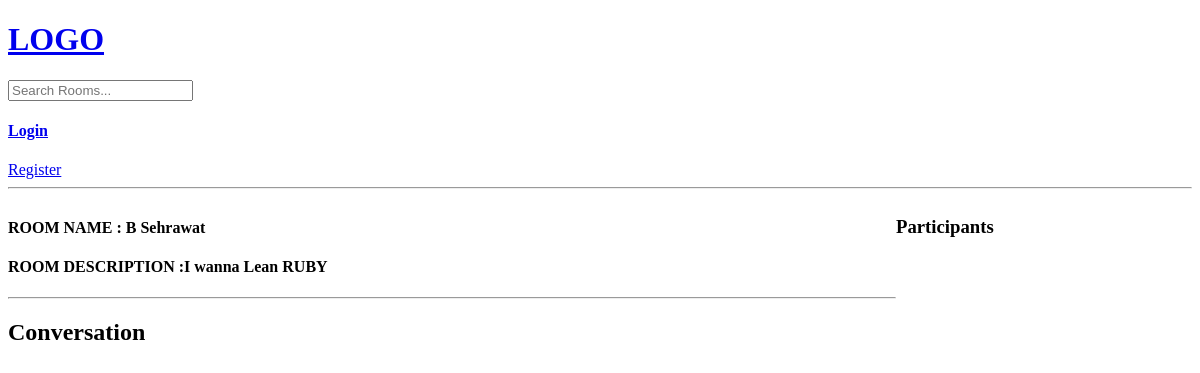
Page /room/22 on the earlier database version.
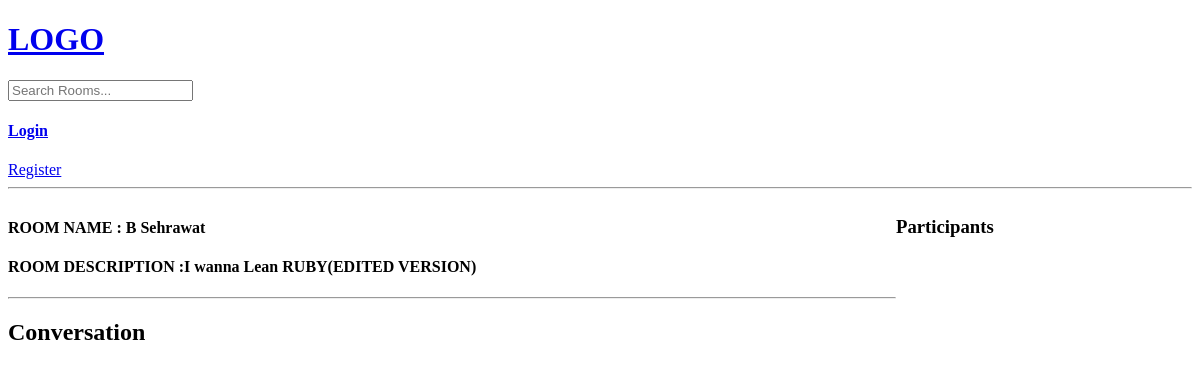
Same page on the later database version.
### base/models.py (models this page shows, shortened)
class Room(models.Model):
    host=models.ForeignKey(User,on_delete=models.SET_NULL , null=True)
    name=models.CharField(max_length=20)
    topic=models.ForeignKey(Topic ,on_delete=models.CASCADE,null=True)
    participant=models.ManyToManyField(User , related_name="participant")
    description=models.TextField(null=True,blank=True)
    created_at=models.DateTimeField(auto_now_add=True)
    updated_at=models.DateTimeField(auto_now=True)
    class Meta:
        ordering=['-updated_at','created_at']

### base/views.py (the view, shortened to what this page needs)
# urls.py: path('room/<str:pk>',room,name="room"),
def room(request,pk):
    rooms=Room.objects.get(id=pk)
    room_msg=rooms.message_set.all().order_by('-created_at')
    get_participants=rooms.participant.all()
    context={'rooms':rooms,'room_messages':room_msg ,'get_participants':get_participants}
    return render(request ,'base/room.html',context)

### base/templates/base/room.html (shortened to what this page needs)
{% extends 'main.html' %}
{% block content %}
<div class="room-container">
 <div>
 <h4>ROOM NAME : {{rooms.name}}</h4>
 <h4>ROOM DESCRIPTION :{{rooms.description}}</h4>
 <hr>
 <div class="comment-wrapper">
    <h2>Conversation</h2>
 </div>
 </div>
   <div>
     <h3>Participants</h3>
   </div>
</div>
{% endblock content %}

Differences in the rows shown:
changed Room "B Sehrawat": description "I wanna Lean RUBY" → "I wanna Lean RUBY(EDITED VERSION)"
